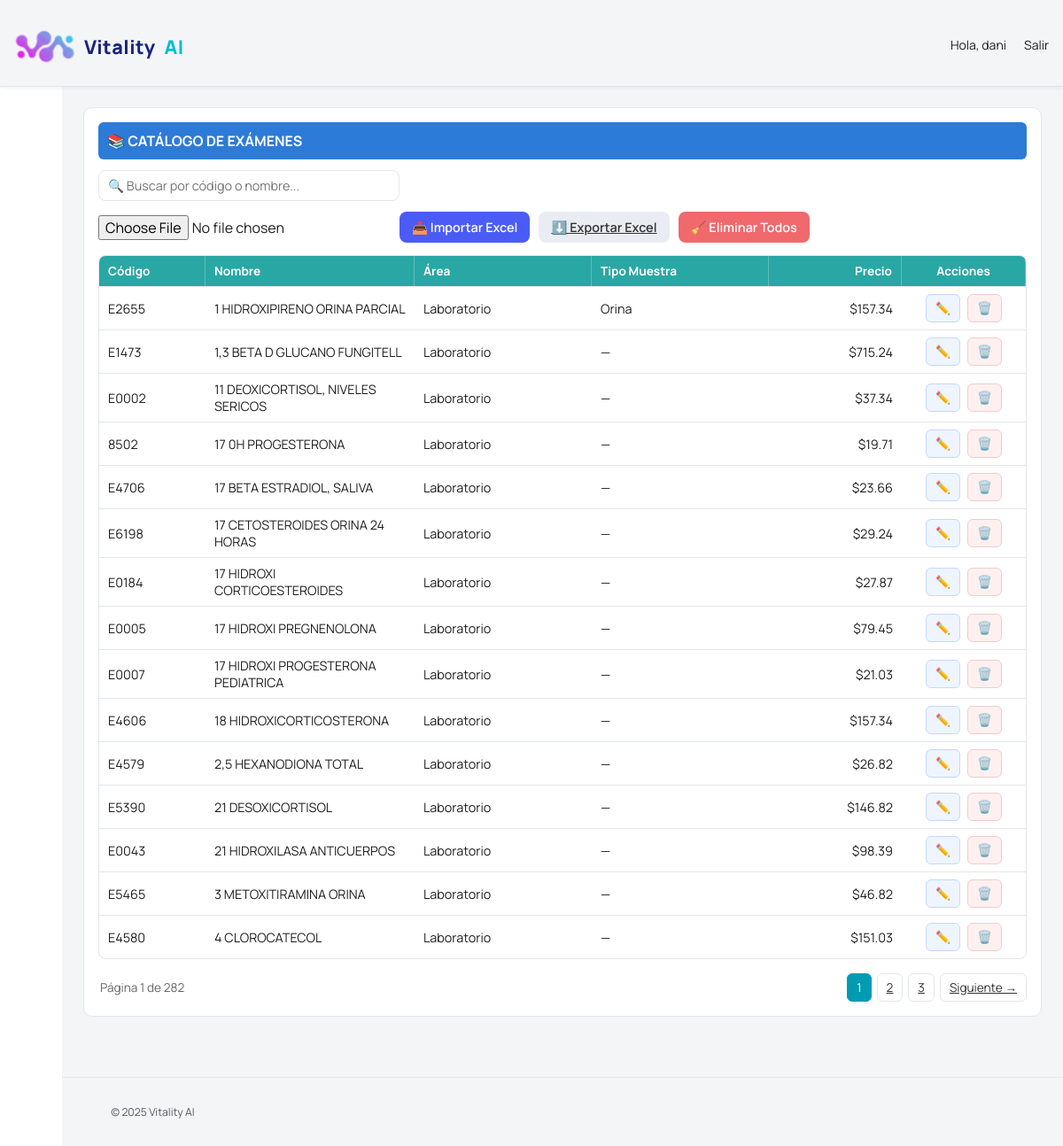
Page /catalogo/ (signed in) on the committed database.
### laboratorio/models.py (models this page shows, shortened)
class Examen(models.Model):
    codigo = models.CharField(max_length=50, unique=True)
    nombre = models.CharField(max_length=200)
    area = models.CharField(max_length=100)
    unidad = models.CharField(max_length=50, blank=True, null=True)
    muestra = models.CharField(max_length=100, blank=True, null=True)  # 🧪 NUEVO CAMPO
    precio = models.DecimalField(max_digits=10, decimal_places=2, default=0.00)
    referencia_synlab = models.CharField(max_length=50, blank=True, null=True)
    activo = models.BooleanField(default=True)
    creado_en = models.DateTimeField(auto_now_add=True)
    actualizado_en = models.DateTimeField(auto_now=True)
    creado_por = models.ForeignKey(User, related_name='examen_creado_por', on_delete=models.SET_NULL, null=True, blank=True)
    modificado_por = models.ForeignKey(User, related_name='examen_modificado_por', on_delete=models.SET_NULL, null=True, blank=True)

### laboratorio/views.py (the view)
# urls.py: path('catalogo/', views.catalogo_examenes, name='catalogo_examenes'),
@login_required
def catalogo_examenes(request):
    examenes_list = Examen.objects.all().order_by('area', 'nombre')
    query = request.GET.get('q', '').strip()
    if query:
        examenes_list = examenes_list.filter(nombre__icontains=query) | examenes_list.filter(codigo__icontains=query)
    paginator = Paginator(examenes_list, 15)
    page_number = request.GET.get('page')
    examenes = paginator.get_page(page_number)
    return render(request, 'laboratorio/catalogo.html', {'examenes': examenes, 'query': query})

### laboratorio/templates/laboratorio/catalogo.html (shortened to what this page needs)
{% extends "base_star.html" %}
{% block content %}
<div class="slx-panel">
  <div class="slx-title">📚 Catálogo de Exámenes</div>
  <div class="slx-header">
    <div class="slx-searchbar">
      <input type="search" id="buscarExamen" value="{{ query }}" class="slx-input" placeholder="🔍 Buscar por código o nombre...">
    </div>
    <div style="display:flex; gap:10px; align-items:center;">
      <form method="post" action="{% url 'catalogo_importar_excel' %}" enctype="multipart/form-data" class="d-flex align-items-center gap-2">
        <input type="file" name="archivo" accept=".xlsx" required>
        <button class="slx-btn slx-btn--blue">📤 Importar Excel</button>
      </form>
      <a href="{% url 'catalogo_exportar' %}" class="slx-btn slx-btn--gray">⬇️ Exportar Excel</a>
      <button type="button" id="btnEliminarTodos" class="slx-btn slx-btn--red">🧹 Eliminar Todos</button>
    </div>
  </div>
  <div id="tablaExamenes" class="slx-tablewrap">
    <div class="slx-thead">
      <div>Código</div>
      <div>Nombre</div>
      <div>Área</div>
      <div>Tipo Muestra</div>
      <div style="text-align:right;">Precio</div>
      <div style="text-align:center;">Acciones</div>
    </div>
    {% for e in examenes %}
    <div class="slx-row" data-id="{{ e.id }}">
      <div>{{ e.codigo }}</div>
      <div>{{ e.nombre }}</div>
      <div>{{ e.area }}</div>
      <div>{{ e.muestra|default:"—" }}</div>
      <div style="text-align:right;">${{ e.precio|floatformat:2 }}</div>
      <div class="slx-actions">
        <button class="slx-mini slx-mini--edit btn-edit" title="Editar">✏️</button>
        <button class="slx-mini slx-mini--del btn-del" title="Eliminar">🗑️</button>
      </div>
    </div>
    {% empty %}
    <div class="slx-empty">No hay exámenes registrados</div>
    {% endfor %}
  </div>
  {% if examenes.has_other_pages %}
  <div class="slx-pagination">
    <div class="slx-page-info">
      Página {{ examenes.number }} de {{ examenes.paginator.num_pages }}
    </div>
    {% for i in examenes.paginator.page_range %}
      {% if i == examenes.number %}
        <span class="slx-page-btn active">{{ i }}</span>
      {% elif i >= examenes.number|add:-2 and i <= examenes.number|add:2 %}
        <a href="?page={{ i }}{% if query %}&q={{ query }}{% endif %}" class="slx-page-btn">{{ i }}</a>
      {% endif %}
    {% endfor %}
    {% if examenes.has_next %}
      <a href="?page={{ examenes.next_page_number }}{% if query %}&q={{ query }}{% endif %}" class="slx-page-btn">Siguiente →</a>
    {% endif %}
  </div>
  {% endif %}
</div>
{% endblock %}

### laboratorio/templates/base_star.html (shortened to what this page needs)
{% load static %}
<!DOCTYPE html>
<html lang="es">
<head>
  <link rel="stylesheet" href="{% static 'laboratorio/staradmin/vendors/mdi/css/materialdesignicons.min.css' %}">
  <link rel="stylesheet" href="{% static 'laboratorio/staradmin/vendors/css/vendor.bundle.base.css' %}">
  <link rel="stylesheet" href="{% static 'laboratorio/staradmin/css/style.css' %}">
</head>
<body>
  <div class="container-scroller">
    <nav class="navbar default-layout-navbar col-lg-12 col-12 p-0 fixed-top d-flex align-items-stretch">
      <div class="navbar-menu-wrapper d-flex align-items-center justify-content-between w-100 px-3">
        <a class="brand-inline" href="#">
          <img src="{% static 'laboratorio/img/logo_synlab.png' %}" alt="Vitality AI">
          <span class="vitality">Vitality</span><span class="ai">AI</span>
        </a>
        <ul class="navbar-nav navbar-nav-right">
          {% if request.user.is_authenticated %}
          <li class="nav-item d-none d-lg-block">
            <span class="nav-link">Hola, {{ request.user.first_name|default:request.user.username }}</span>
          </li>
          <li class="nav-item nav-logout d-none d-lg-block">
            <a class="nav-link" href="{% url 'logout' %}">Salir</a>
          </li>
          {% endif %}
        </ul>
      </div>
    </nav>
    <div class="container-fluid page-body-wrapper">
      <nav class="sidebar sidebar-offcanvas" id="sidebar">
        <ul class="nav">
          <li class="nav-item">
            <a class="nav-link" href="{% url 'lista_ordenes' %}">
              <i class="mdi mdi-home-outline menu-icon"></i>
            </a>
          </li>
          <li class="nav-item">
            <a class="nav-link" href="{% url 'nueva_orden' %}">
              <i class="mdi mdi-file-document-edit-outline menu-icon"></i>
            </a>
          </li>
          <li class="nav-item">
            <a class="nav-link" href="{% url 'catalogo_examenes' %}">
              <i class="mdi mdi-book-open-page-variant-outline menu-icon"></i>
            </a>
          </li>
          <li class="nav-item">
            <a class="nav-link" href="{% url 'catalogo_tecnico' %}">
              <i class="mdi mdi-flask-outline menu-icon"></i>
            </a>
          </li>
          <li class="nav-item">
            <a class="nav-link" href="{% url 'resultados_lista' %}">
              <i class="mdi mdi-clipboard-text-outline menu-icon"></i>
            </a>
          </li>
          <li class="nav-item">
            <a class="nav-link" href="{% url 'validacion_lista' %}">
              <i class="mdi mdi-check-decagram-outline menu-icon"></i>
            </a>
          </li>
          <li class="nav-item">
            <a class="nav-link" href="#">
              <i class="mdi mdi-cash-multiple menu-icon"></i>
            </a>
          </li>
          <li class="nav-item">
            <a class="nav-link" href="#">
              <i class="mdi mdi-account-multiple-outline menu-icon"></i>
            </a>
          </li>
          <li class="nav-item">
            <a class="nav-link" href="#">
              <i class="mdi mdi-cog-outline menu-icon"></i>
            </a>
          </li>
        </ul>
      </nav>
      <div class="main-panel">
        <div class="content-wrapper">
          {% block content %}{% endblock %}
        </div>
        <footer class="footer">
          <div class="d-sm-flex justify-content-between justify-content-sm-between px-3">
            <span class="text-muted text-center text-sm-left d-block d-sm-inline-block">
              © <script>document.write(new Date().getFullYear())</script> Vitality AI
            </span>
          </div>
        </footer>
      </div>
    </div>
  </div>
</body>
</html>

### laboratorio/templates/base_star.html (style rules this page uses)
body.sidebar-icon-only .sidebar { width:70px;transition:width .2s ease;overflow-x:hidden; }
body.sidebar-icon-only .sidebar .nav .menu-icon { margin-right:0; }
.navbar.default-layout-navbar { background:#fff!important;border-bottom:1px solid #e3e6ea;box-shadow:0 2px 4px rgba(0,0,0,.05); }
.brand-inline { display:flex;align-items:center;gap:10px;text-decoration:none;transform:translateY(1px); }
.brand-inline img { height:46px;object-fit:contain;display:block; }
.brand-inline .vitality { font-weight:800;font-size:1.35rem;color:#1A237E;letter-spacing:0.5px; }
.brand-inline .ai { font-weight:800;font-size:1.35rem;color:#00BCD4;letter-spacing:0.5px; }
.content-wrapper { padding:24px 24px 48px; }

### laboratorio/templates/laboratorio/catalogo.html (style rules this page uses)
:root { --slx-blue:#2d7bd8; --slx-cyan:#29a7a4; --slx-border:#e3e6ea; --slx-bg:#fff; --slx-red:#e85a5e; --slx-green:#cdeedd; --slx-purple:#4b4bf7; }
.slx-panel { background:var(--slx-bg);border:1px solid var(--slx-border);border-radius:10px;padding:16px;margin-bottom:20px; }
.slx-title { background:var(--slx-blue);color:#fff;font-weight:700;padding:10px;border-radius:6px;margin-bottom:12px;text-transform:uppercase; }
.slx-header { display:flex;justify-content:space-between;align-items:center;margin-bottom:14px;flex-wrap:wrap;gap:12px; }
.slx-searchbar { display:flex;align-items:center;gap:8px;width:340px; }
.slx-input { width:100%;border:1px solid var(--slx-border);border-radius:8px;padding:7px 10px;font-size:.9rem; }
.slx-btn { display:inline-flex;align-items:center;gap:6px;font-size:.9rem;font-weight:600;border-radius:8px;padding:8px 14px;border:0;cursor:pointer; }
.slx-btn--blue { background:#4b5cf6;color:#fff; }
.slx-btn--gray { background:#e9edf3;color:#333; }
.slx-btn--red { background:#ef696d;color:#fff; }
.slx-tablewrap { border:1px solid var(--slx-border);border-radius:8px;overflow:hidden; }
.slx-thead { display:grid;grid-template-columns:120px 1fr 200px 200px 150px 140px;background:var(--slx-cyan);color:#fff;font-weight:700;font-size:.85rem; }
.slx-thead>div { padding:8px 10px;border-right:1px solid rgba(255,255,255,.25); }
.slx-row { display:grid;grid-template-columns:120px 1fr 200px 200px 150px 140px;border-top:1px solid var(--slx-border);align-items:center; }
.slx-row>div { padding:8px 10px;font-size:.9rem; }
.slx-actions { display:flex;justify-content:center;gap:8px; }
.slx-mini { font-size:.85rem;border-radius:6px;padding:6px 10px;cursor:pointer; }
.slx-mini--edit { background:#eef5ff;color:#2d7bd8;border:1px solid #c4d7ff; }
.slx-mini--del { background:#fff0f0;color:#d83a3a;border:1px solid #f1cccc; }
.slx-pagination { display:flex;justify-content:flex-end;align-items:center;gap:6px;margin-top:16px;flex-wrap:wrap; }
.slx-page-btn { border:1px solid var(--slx-border);background:#fff;border-radius:6px;padding:6px 10px;font-size:.85rem;cursor:pointer;color:#333; }
.slx-page-btn.active { background:#009bb3;color:#fff;border-color:#009bb3; }
.slx-page-info { font-size:.85rem;color:#666;margin-right:auto;padding-left:2px; }

### rows in the picture
Examen: codigo "E2655", nombre "1 HIDROXIPIRENO ORINA PARCIAL", area "Laboratorio", muestra "Orina", precio "157.34"
Examen: codigo "E1473", nombre "1,3 BETA D GLUCANO FUNGITELL", area "Laboratorio", muestra "—", precio "715.24"
Examen: codigo "E0002", nombre "11 DEOXICORTISOL, NIVELES SERICOS", area "Laboratorio", muestra "—", precio "37.34"
Examen: codigo "8502", nombre "17 0H PROGESTERONA", area "Laboratorio", muestra "—", precio "19.71"
Examen: codigo "E4706", nombre "17 BETA ESTRADIOL, SALIVA", area "Laboratorio", muestra "—", precio "23.66"
Examen: codigo "E6198", nombre "17 CETOSTEROIDES ORINA 24 HORAS", area "Laboratorio", muestra "—", precio "29.24"
Examen: codigo "E0184", nombre "17 HIDROXI CORTICOESTEROIDES", area "Laboratorio", muestra "—", precio "27.87"
Examen: codigo "E0005", nombre "17 HIDROXI PREGNENOLONA", area "Laboratorio", muestra "—", precio "79.45"
Examen: codigo "E0007", nombre "17 HIDROXI PROGESTERONA PEDIATRICA", area "Laboratorio", muestra "—", precio "21.03"
Examen: codigo "E4606", nombre "18 HIDROXICORTICOSTERONA", area "Laboratorio", muestra "—", precio "157.34"
Examen: codigo "E4579", nombre "2,5 HEXANODIONA TOTAL", area "Laboratorio", muestra "—", precio "26.82"
Examen: codigo "E5390", nombre "21 DESOXICORTISOL", area "Laboratorio", muestra "—", precio "146.82"
Examen: codigo "E0043", nombre "21 HIDROXILASA ANTICUERPOS", area "Laboratorio", muestra "—", precio "98.39"
Examen: codigo "E5465", nombre "3 METOXITIRAMINA ORINA", area "Laboratorio", muestra "—", precio "46.82"
Examen: codigo "E4580", nombre "4 CLOROCATECOL", area "Laboratorio", muestra "—", precio "151.03"

### other values in the picture
{{ request.user.first_name|default:request.user.username }} "dani"
{{ examenes.number }} "1"
{{ examenes.paginator.num_pages }} "282"
{{ i }} "1"
{{ i }} "2" "3"
